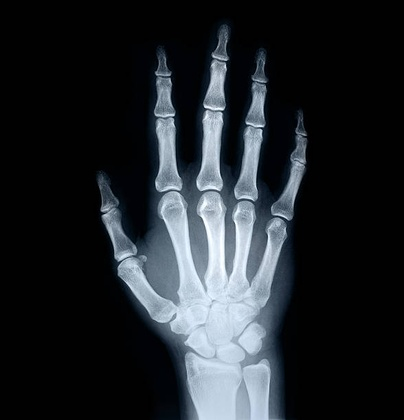
%> input picture image777.jpg, 404 x 420 px, shrunk from 588 x 612 before the run
$ octave Image_Restoration.m   (GNU Octave 9; MATLAB toolbox functions it lacks are replaced by stand-ins)
%> lines starting %> are read from the running program, lines starting %| are printed output that depends on the picture
clear all; close all;

a=imread('image777.jpg');
%> a is the input picture: size 420x404x3 uint8; mean R, G, B 34.2, 38.5, 42.8
I=rgb2gray(a);
figure; imshow(I)
II=I;
I=im2double(I);
%> I: size 420x404 double
R=size(a,1); C=size(a,2);
%> after `R=size(a,1)`: R = 420
%> after `C=size(a,2)`: C = 404
z=zeros(R,C);

%% Random Number generation function

%% Uniform Generator
a1=0; b1=1;         % a1,b1 are parameters

w=rand(size(II));
Z1=(a1+w*(b1-a1));

ZZ1=(I+Z1);

%% Gaussian Generator
a2=0.5; b2=0.1;         % a2,b2 are parameters

Z2= a2 + randn(size(II)).*b2;
ZZ2=I + (a2 + randn(size(II)).*b2);

%% Lognormal

a3=0.5; b3=0.25;       % a3,b3 are parameters

Z3=a3*exp(b3*randn(size(II)));

ZZ3=I+Z3;

%% Salt and Pepper

a4=0.05; b4=0.05;         % a4,b4 are parameters
X=rand(size(II));
Z4=zeros(R,C)+0.5;
if a4+b4 <=1

for i=1:R
    for j=1:C

       if X(i,j) <=a4
           Z4(i,j)=0;
       elseif X(i,j)> a4 && X(i,j) <= a4+b4
           Z4(i,j)=1;
       end

    end
end
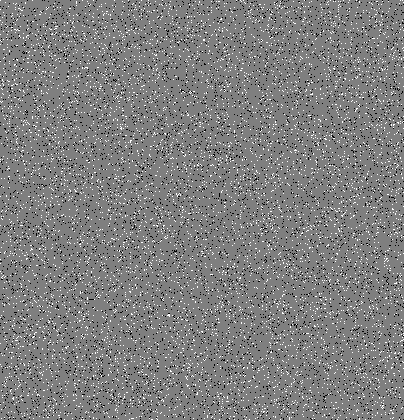
%> Z4: size 420x404 double; min 0, max 1, mean 0.5


end

ZZ4=Z4+I;
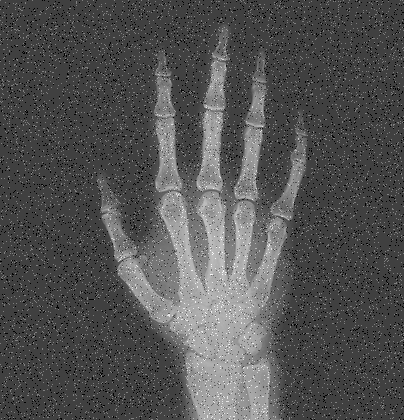
%> ZZ4: size 420x404 double; min 0, max 1.99, mean 0.648; drawn with min black and max white


%% Rayleigh
a5=0; b5=0.2;
Z5=a5+(-b5*log(1-rand(R,C))).^0.5;
ZZ5=I+Z5.*I;

%% Exponential  Poisson
a6=5; b6=0;

if a6>0

    k=-1/a6;
    Z6=k*log(1-rand(R,C));

end

ZZ6=I+Z6;
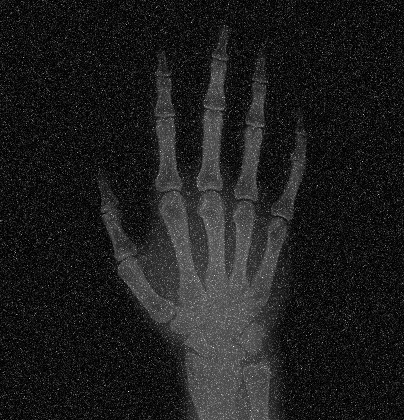
%> ZZ6: size 420x404 double; min 0.000243, max 2.93, mean 0.349; drawn with min black and max white

%% Erlang
a7=20; b7=5;
if b7>0
    k2=-1/a7;
    Z7=zeros(R,C);
    for j=1:b7
        Z7=Z7+ k2*log(1-rand(R,C));
    end
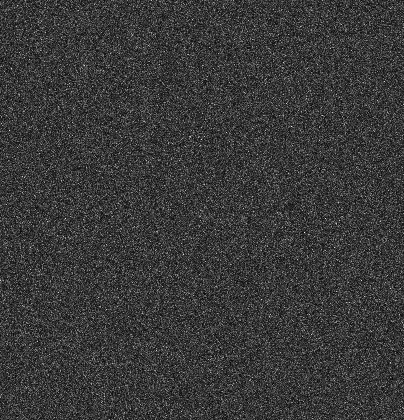
%> Z7: size 420x404 double; min 0.0121, max 1.06, mean 0.25; drawn with min black and max white
end

ZZ7=I+Z7;
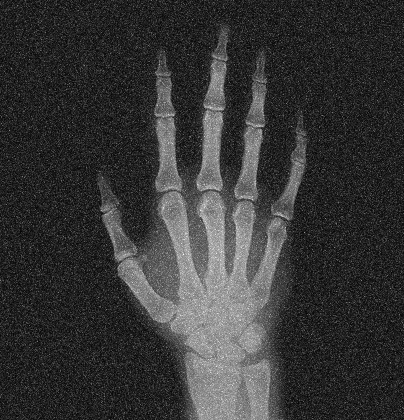
%> ZZ7: size 420x404 double; min 0.016, max 1.79, mean 0.398; drawn with min black and max white


%% Uniform
figure
subplot(2,3,1);imhist(I);title('Original Histogram','Fontsize', 6)
subplot(2,3,4);imshow(I);title('Original Image','Fontsize', 6)
subplot(2,3,3);imhist((ZZ1));title('Noise added Histogram','Fontsize', 6);ylim([0 10000])
subplot(2,3,6);imshow((ZZ1));title('Noise added Image','Fontsize', 6)
%> after `imshow((ZZ1))`:
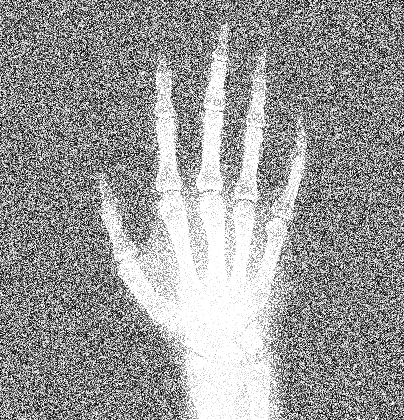
%> displayed picture: size 420x404, on the screen's scale of 0 to 255; min 1, max 255, mean 152.8
subplot(2,3,2);imhist((Z1));ylim([0 10000]);title('Uniform Noise Histogram','Fontsize', 6)
subplot(2,3,5);imshow((Z1));title('Uniform Noise','Fontsize', 6)
%> after `title('Uniform Noise','Fontsize', 6)`:
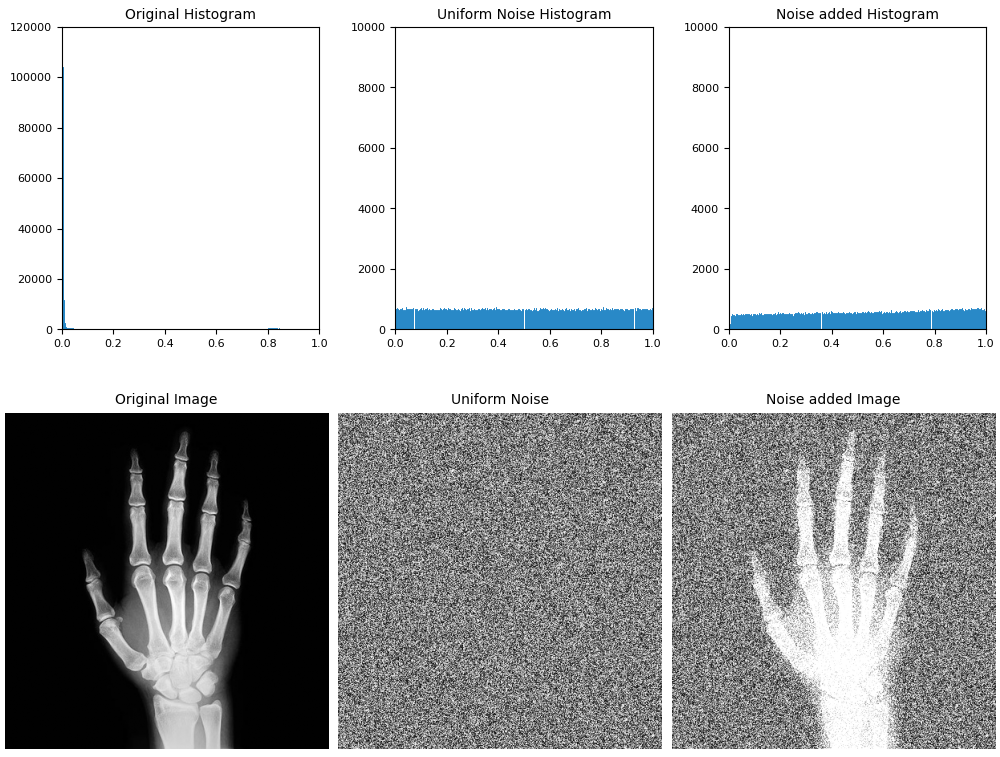
%> figure redrawn from the program's plot data, 6 panels
%> (the run ends here)
